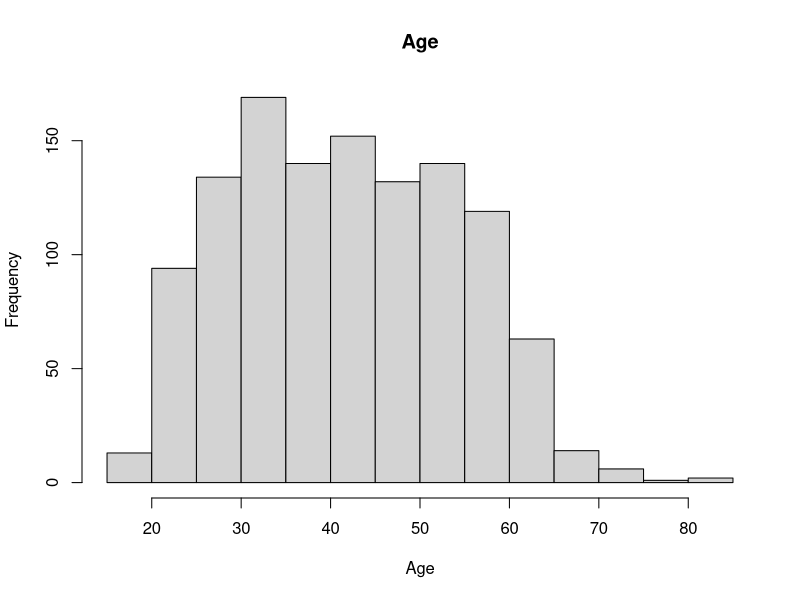
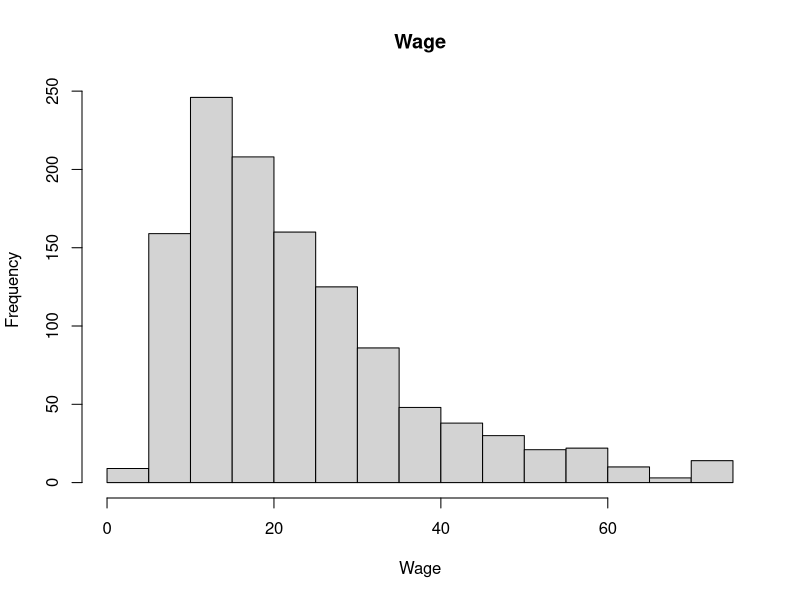
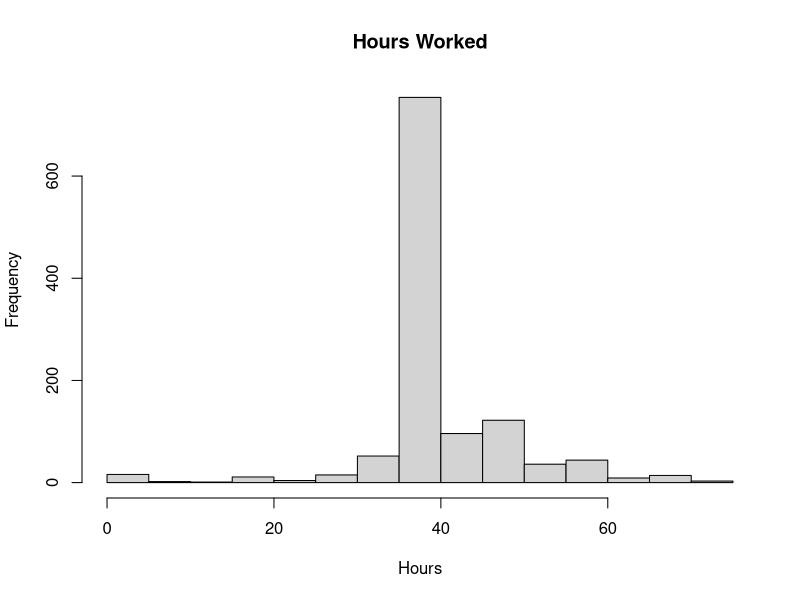
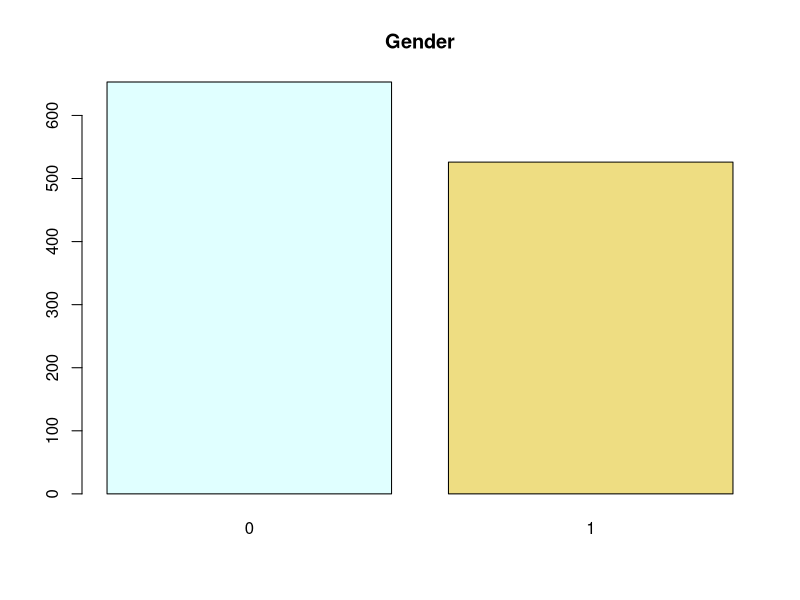
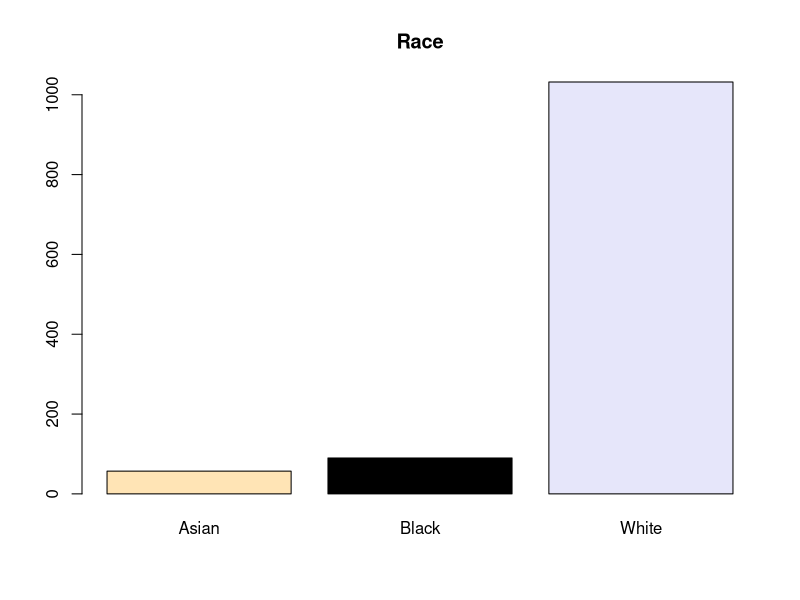
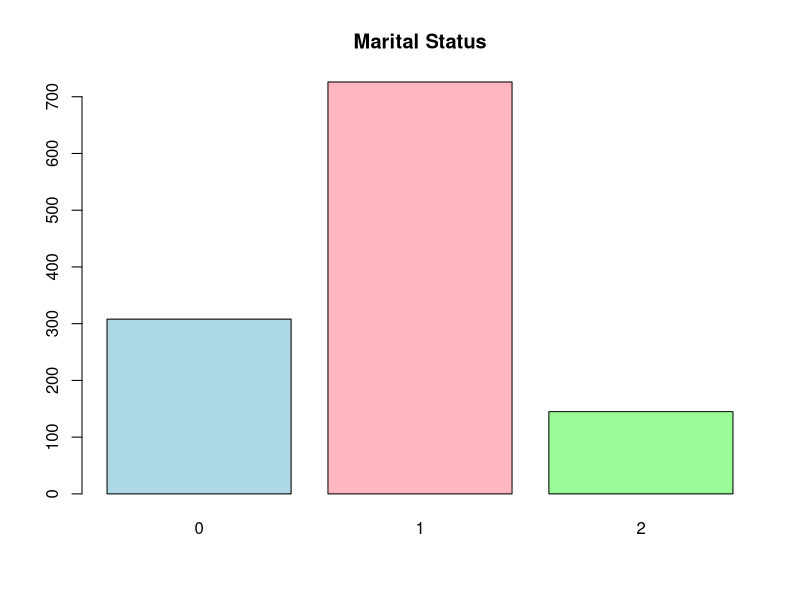
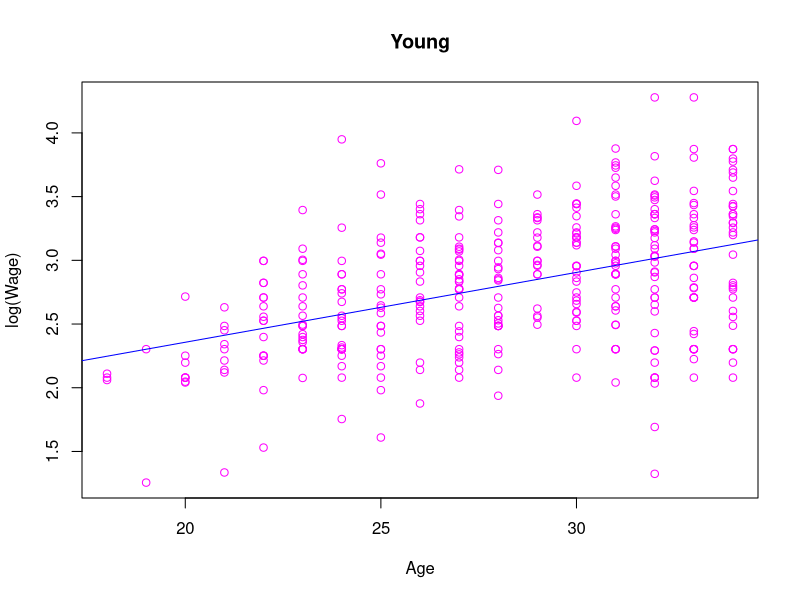
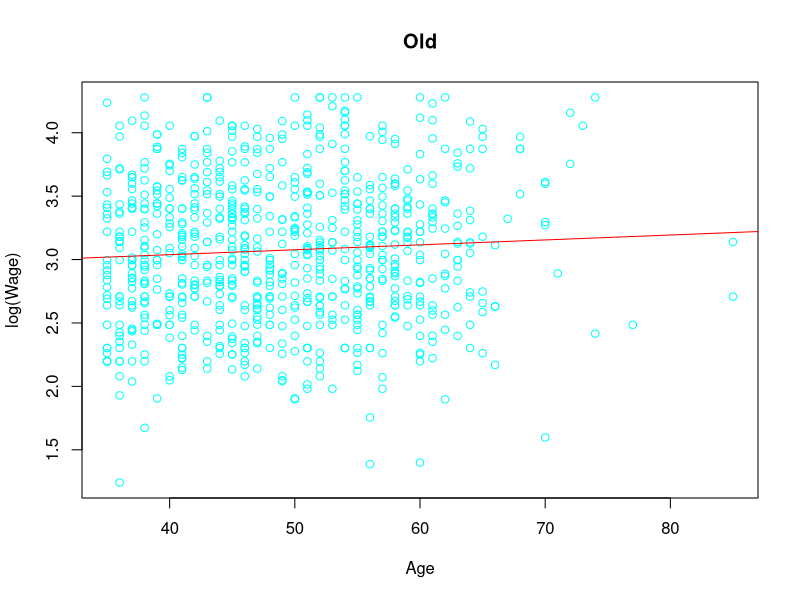

R code for these plots, in order:
## ---- chunk 1
knitr::opts_chunk$set(echo = FALSE, include = FALSE) # echo = false, because not to display the code in the final report, same as messages, and warnings
## ---- chunk 2

if (!require("ggplot2")) install.packages("ggplot2") #only install the package if our machine don't have the package
library(ggplot2) #importing the library
if (!require("dplyr")) install.packages("dplyr")
library(dplyr)
if (!require("knitr")) install.packages("knitr") 
library(knitr) 
if (!require("broom")) install.packages("broom") 
library(broom) 
## ---- chunk 3
df <- read.csv("Wage data.csv")      #Reading csv file
## ---- chunk 4
summary(df[, c("age", "educ", "gender", "hrswork", "wage", "nchild")])  #statistics of age, education, gender, hrswork, wage, nchild

## ---- chunk 5
#giving figure sizes like height and width
hist(df$age, main="Age", xlab="Age") #plotting histograms
hist(df$wage, main="Wage", xlab="Wage")
hist(df$hrswork, main="Hours Worked", xlab="Hours")
## ---- chunk 6
barplot(table(df$gender), main="Gender", col = c("lightcyan", "lightgoldenrod")) #plotting Barplots
barplot(table(df$race), main="Race", col = c("moccasin", "Black", "lavender"))
barplot(table(df$marital), main="Marital Status",col = c("lightblue", "lightpink", "palegreen"))
## ---- chunk 7
corr_matrix <- cor(df[, c("age", "hrswork", "wage", "nchild")]) #finding correlation between age, hrswork, wage, nchild and storing into corr_matrix
corr_df <- as.data.frame(corr_matrix) # Converting the correlation matrix into data frame
kable(corr_df, caption = "Correlation Matrix of Selected Variables") # Displaying the correlation matrix as a table by using kable function 
## ---- chunk 8
p_no_insure <- mean(df$insure == 0, na.rm = TRUE) #mean of people with no private insurance
p_at_least_one <- 1 - (1 - p_no_insure)^5 #probability of at least one person out of five randomly selected people don't have private insurance
## ---- chunk 9
p_nchild_given_married <- mean(df[df$marital == 1, ]$nchild >= 1, na.rm = TRUE) #percentage of married person with having atlease one child
## ---- chunk 10
children_freq <- table(df$nchild)
children_freq_df <- as.data.frame(children_freq)
colnames(children_freq_df) <- c("Number_of_Children", "Frequency")
kable(children_freq_df, caption = "Frequency of Number of Children") 
## ---- chunk 11
nchild_mean <- mean(df$nchild, na.rm = TRUE) #table mean
nchild_var <- var(df$nchild, na.rm = TRUE) #variance of table
p_nchild_ge3 <- mean(df$nchild >= 3, na.rm = TRUE) #probability that people having 3 or more than 3 childrens
## ---- chunk 12
children2 <- df[df$nchild == 2, ]
t.test(children2$wage)  # one-sample t-test on the wages of individuals with 2 children

children5 <- df[df$nchild >= 5, ]
if(nrow(children5) > 1) {
  t.test(children5$wage) # one-sample t-test on the wages if there is more than 1 observation with 5 childrens or more
} else {
  "Too few observations for 95% CI" # Returns a message if sample size is too small for a confidence interval
}

insurance_gender_table <- table(df$gender, df$insure)
chisq.test(insurance_gender_table) # Chi-squared test to check for independence between gender and insurance coverage
## ---- chunk 13
df$logwage <- log(df$wage)
young <- df[df$age < 35, ] # young age individual if the age is below 35
old <- df[df$age >= 35, ] # old age people if the age is 35 or more

model_young <- lm(logwage ~ age, data = young)  # linear regression model is used to determine the relationship between age and log-transformed wages. This  model is based on the ‘young’ dataset which includes younger people.
model_old <- lm(logwage ~ age, data = old)
summary(model_young)
summary(model_old)
## ---- chunk 14

plot(young$age, young$logwage, main="Young", xlab="Age", ylab="log(Wage)", col = "Magenta")  #plotting age against log transformed wages to visually explore their relationship for individuals in  the 'young' data set.
abline(model_young, col="blue") #Adding the regression line from the model to the plot in blue to show the trend between age and log-transformed wages.


plot(old$age, old$logwage, main="Old", xlab="Age", ylab="log(Wage)", col="cyan")
abline(model_old, col="red")
## ---- chunk 15

categoricals <- c("gender", "race", "marital", "region", "educ")  #taking multiple categorical values to convert into factors 
df[categoricals] <- lapply(df[categoricals], factor) # Converting categorical variables to factors with lapply function
model_full_young <- lm(logwage ~ . -wage, data = young) 
model_full_old <- lm(logwage ~ . -wage, data = old)
summary_young <- tidy(model_full_young) #applying tidy function on young linear regression model 
summary_old <- tidy(model_full_old)
kable(summary_young, caption = "Summary of the Young Model")
kable(summary_old, caption = "Summary of the Old Model")

